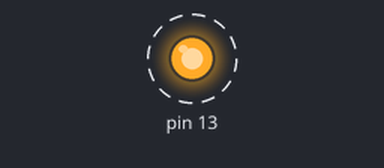
The sketch below on a simulated Arduino Uno, built with avr-gcc and run on an emulated ATmega328P. Parts: output pins drawn as LEDs (lit = HIGH). Dashed ring = blinking. What the sketch prints to the serial monitor is not drawn.

Above: at 0.05 s.
Timing chart, 0 to 3.0 s (numbered marks = the images above):
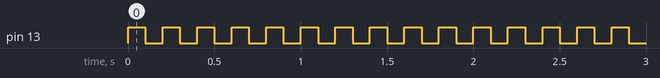

Measured:
- by itself, pin 13: alternates HIGH for 0.10 s and LOW for 0.10 s

The sketch:

testserie.ino
```cpp
int codeDeDemarrage;

void setup() {
  pinMode(13,OUTPUT);
  codeDeDemarrage = 0;
  Serial.begin(9600);
/*  while(codeDeDemarrage < 21) //on verifie deux fois par seconde si des donnée arrive du port serie, si un entier arrive on le recupere comme code de demarrage ////si ca ne marche pas voir avec mili
  {
    //Serial.print("arduino en attente  ");
    //Serial.print(codeDeDemarrage);
    //Serial.println("/21");
    codeDeDemarrage+=1;
    if (Serial.available()) //s'il y a des données qui arrivent
    {
      codeDeDemarrage = Serial.parseInt();//Lecture d'un entier sur le tampon série

    }
    delay(500);
  }
 */
 // if (codeDeDemarrage==43)
 // {
    // si code 43
   // Serial.println("MODE ETALONNAGE DIRECT");
    while (true)
    {
      Serial.print("bla");
      digitalWrite(13,HIGH);
      delay(100);
      digitalWrite(13,LOW);
      delay(100);
   }


}

void loop() {
  // put your main code here, to run repeatedly:

}
```
